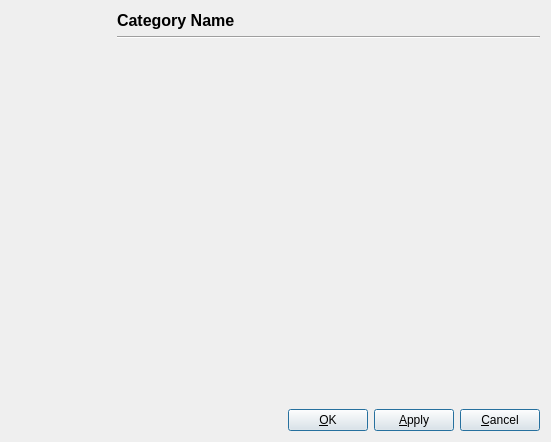
<ui version="4.0" >
 <class>ConfigDialog</class>
 <widget class="QWidget" name="ConfigDialog" >
  <property name="geometry" >
   <rect>
    <x>0</x>
    <y>0</y>
    <width>551</width>
    <height>442</height>
   </rect>
  </property>
  <property name="minimumSize" >
   <size>
    <width>400</width>
    <height>0</height>
   </size>
  </property>
  <property name="windowTitle" >
   <string>Configuration</string>
  </property>
  <layout class="QGridLayout" name="gridLayout" >
   <item row="0" column="0" >
    <layout class="QHBoxLayout" name="horizontalLayout_2" >
     <item>
      <layout class="QVBoxLayout" name="verticalLayout_2" >
       <item>
        <widget class="Config::Categories" native="1" name="wCategories" >
         <property name="enabled" >
          <bool>true</bool>
         </property>
         <property name="sizePolicy" >
          <sizepolicy vsizetype="Fixed" hsizetype="Fixed" >
           <horstretch>0</horstretch>
           <verstretch>0</verstretch>
          </sizepolicy>
         </property>
         <property name="minimumSize" >
          <size>
           <width>100</width>
           <height>0</height>
          </size>
         </property>
        </widget>
       </item>
       <item>
        <spacer name="verticalSpacer" >
         <property name="orientation" >
          <enum>Qt::Vertical</enum>
         </property>
         <property name="sizeHint" stdset="0" >
          <size>
           <width>20</width>
           <height>40</height>
          </size>
         </property>
        </spacer>
       </item>
      </layout>
     </item>
     <item>
      <layout class="QVBoxLayout" name="verticalLayout" >
       <item>
        <widget class="QLabel" name="lblCategoryName" >
         <property name="font" >
          <font>
           <pointsize>12</pointsize>
           <weight>75</weight>
           <bold>true</bold>
          </font>
         </property>
         <property name="text" >
          <string>Category Name</string>
         </property>
        </widget>
       </item>
       <item>
        <widget class="Line" name="line_2" >
         <property name="orientation" >
          <enum>Qt::Horizontal</enum>
         </property>
        </widget>
       </item>
       <item>
        <widget class="QStackedWidget" name="wPanel" >
         <widget class="Config::FindShows" name="page_1" />
         <widget class="Config::Misc" name="page" />
        </widget>
       </item>
      </layout>
     </item>
    </layout>
   </item>
   <item row="1" column="0" >
    <layout class="QHBoxLayout" name="horizontalLayout" >
     <item>
      <spacer name="horizontalSpacer" >
       <property name="orientation" >
        <enum>Qt::Horizontal</enum>
       </property>
       <property name="sizeHint" stdset="0" >
        <size>
         <width>40</width>
         <height>20</height>
        </size>
       </property>
      </spacer>
     </item>
     <item>
      <widget class="QPushButton" name="btnOK" >
       <property name="text" >
        <string>&amp;OK</string>
       </property>
       <property name="autoDefault" >
        <bool>true</bool>
       </property>
       <property name="default" >
        <bool>true</bool>
       </property>
      </widget>
     </item>
     <item>
      <widget class="QPushButton" name="btnApply" >
       <property name="text" >
        <string>&amp;Apply</string>
       </property>
       <property name="autoDefault" >
        <bool>true</bool>
       </property>
       <property name="default" >
        <bool>true</bool>
       </property>
      </widget>
     </item>
     <item>
      <widget class="QPushButton" name="btnCancel" >
       <property name="text" >
        <string>&amp;Cancel</string>
       </property>
       <property name="autoDefault" >
        <bool>true</bool>
       </property>
       <property name="default" >
        <bool>true</bool>
       </property>
      </widget>
     </item>
    </layout>
   </item>
  </layout>
 </widget>
 <customwidgets>
  <customwidget>
   <class>Config::FindShows</class>
   <extends>QWidget</extends>
   <header>config/findshows.h</header>
   <container>1</container>
  </customwidget>
  <customwidget>
   <class>Config::Categories</class>
   <extends>QWidget</extends>
   <header>config/categories.h</header>
   <container>1</container>
  </customwidget>
  <customwidget>
   <class>Config::Misc</class>
   <extends>QWidget</extends>
   <header>config/misc.h</header>
   <container>1</container>
  </customwidget>
 </customwidgets>
 <resources/>
 <connections/>
</ui>
